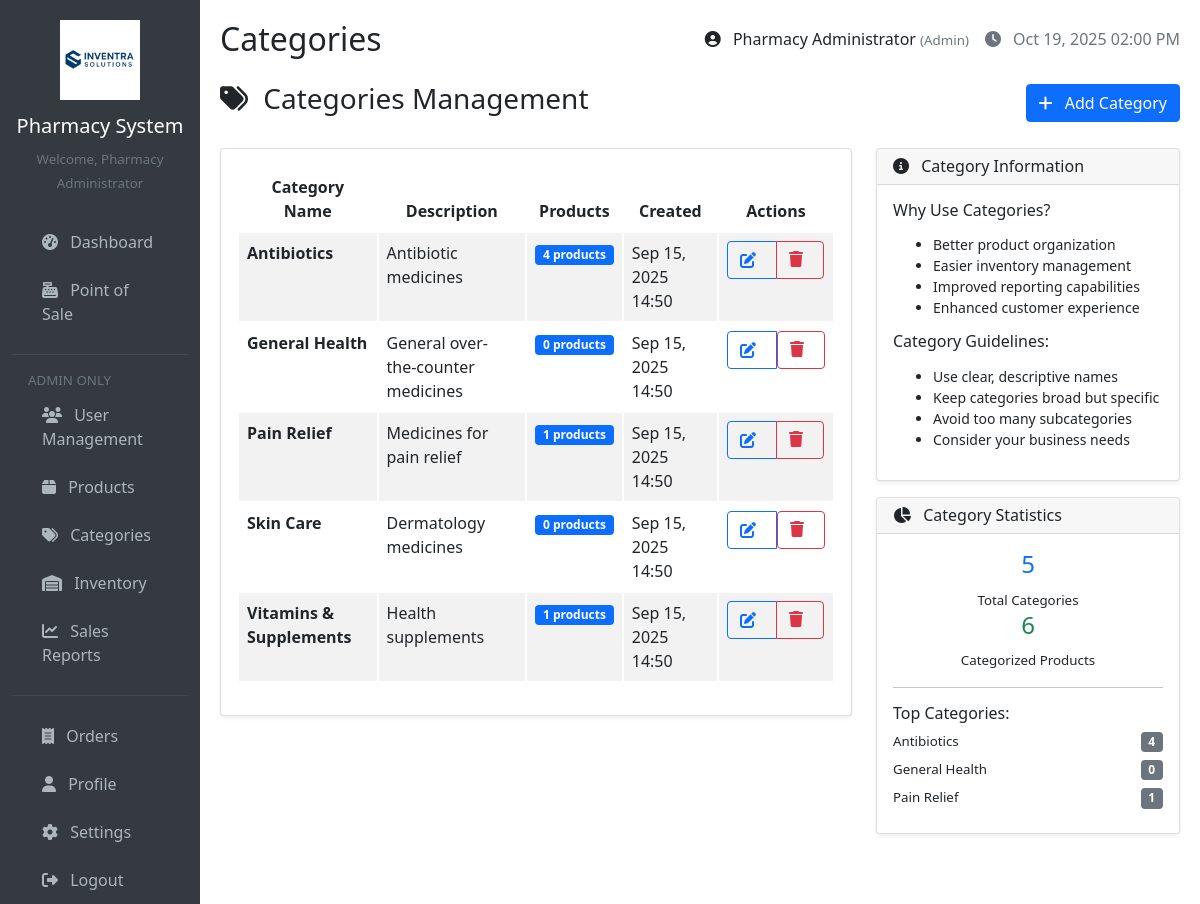
/pages/categories.php (signed in), run on the app's committed database.
### tables this page shows
CREATE TABLE `categories` (
  `id` int(11) NOT NULL,
  `name` varchar(100) NOT NULL,
  `description` text DEFAULT NULL,
  `created_at` timestamp NOT NULL DEFAULT current_timestamp(),
  `updated_at` timestamp NOT NULL DEFAULT current_timestamp() ON UPDATE current_timestamp()
);

### config/database.php (called while the page is built, shortened)
<?php
function getConnection() {
    $connection = new mysqli(DB_HOST, DB_USER, DB_PASS, DB_NAME);
    $connection->set_charset("utf8");
    return $connection;
}
function executeQuery($query, $types = '', $params = []) {
    $conn = getConnection();
    $stmt = $conn->prepare($query);
    $stmt->execute();
    $result = $stmt->get_result();
    if ($result) {
        $data = $result->fetch_all(MYSQLI_ASSOC);
        return $data;
    }
    return false;
}
?>

### includes/functions.php (called while the page is built, shortened)
<?php
function formatDate($date, $format = 'M d, Y H:i') {
    return date($format, strtotime($date));
}
function sanitizeInput($data) {
    return htmlspecialchars(trim($data), ENT_QUOTES, 'UTF-8');
}
?>

### pages/categories.php (the view, shortened to what this page needs)
<?php
require_once '../includes/header.php';
$action = isset($_GET['action']) ? $_GET['action'] : 'list';
if ($action == 'list') {
    $categoriesQuery = "SELECT c.*, COUNT(p.id) as product_count
                       FROM categories c
                       LEFT JOIN products p ON c.id = p.category_id
                       GROUP BY c.id
                       ORDER BY c.name";
    $categories = executeQuery($categoriesQuery);
}
?>
<?php if ($action == 'list'): ?>
    <div class="d-flex justify-content-between align-items-center mb-4">
        <h3><i class="fas fa-tags"></i> Categories Management</h3>
        <a href="?action=add" class="btn btn-primary">
            <i class="fas fa-plus"></i> Add Category
        </a>
    </div>
    <div class="row">
        <div class="col-md-8">
            <div class="card">
                <div class="card-body">
                    <div class="table-responsive">
                        <table class="table table-striped">
                            <thead>
                                <tr>
                                    <th>Category Name</th>
                                    <th>Description</th>
                                    <th>Products</th>
                                    <th>Created</th>
                                    <th>Actions</th>
                                </tr>
                            </thead>
                            <tbody>
                                <?php if (empty($categories)): ?>
                                    <tr>
                                        <td colspan="5" class="text-center py-4">
                                            <i class="fas fa-tags fa-3x text-muted mb-3"></i>
                                            <h5 class="text-muted">No categories found</h5>
                                            <a href="?action=add" class="btn btn-primary">Add First Category</a>
                                        </td>
                                    </tr>
                                <?php else: ?>
                                    <?php foreach ($categories as $cat): ?>
                                        <tr>
                                            <td>
                                                <strong><?php echo sanitizeInput($cat['name']); ?></strong>
                                            </td>
                                            <td>
                                                <?php echo $cat['description'] ? sanitizeInput($cat['description']) : '<span class="text-muted">No description</span>'; ?>
                                            </td>
                                            <td>
                                                <span class="badge bg-primary"><?php echo $cat['product_count']; ?> products</span>
                                            </td>
                                            <td><?php echo formatDate($cat['created_at']); ?></td>
                                            <td>
                                                <div class="btn-group btn-group-sm">
                                                    <a href="?action=edit&id=<?php echo $cat['id']; ?>" class="btn btn-outline-primary">
                                                        <i class="fas fa-edit"></i>
                                                    </a>
                                                    <?php if ($cat['product_count'] == 0): ?>
                                                        <form method="POST" class="d-inline" onsubmit="return confirm('Are you sure?')">
                                                            <button type="submit" name="delete_category" class="btn btn-outline-danger">
                                                                <i class="fas fa-trash"></i>
                                                            </button>
                                                        </form>
                                                    <?php else: ?>
                                                        <button class="btn btn-outline-danger" disabled title="Cannot delete category with products">
                                                            <i class="fas fa-trash"></i>
                                                        </button>
                                                    <?php endif; ?>
                                                </div>
                                            </td>
                                        </tr>
                                    <?php endforeach; ?>
                                <?php endif; ?>
                            </tbody>
                        </table>
                    </div>
                </div>
            </div>
        </div>
        <div class="col-md-4">
            <div class="card">
                <div class="card-header">
                    <h6 class="card-title mb-0">
                        <i class="fas fa-info-circle"></i> Category Information
                    </h6>
                </div>
                <div class="card-body">
                    <h6>Why Use Categories?</h6>
                    <ul class="small">
                        <li>Better product organization</li>
                        <li>Easier inventory management</li>
                        <li>Improved reporting capabilities</li>
                        <li>Enhanced customer experience</li>
                    </ul>
                    <h6>Category Guidelines:</h6>
                    <ul class="small">
                        <li>Use clear, descriptive names</li>
                        <li>Keep categories broad but specific</li>
                        <li>Avoid too many subcategories</li>
                        <li>Consider your business needs</li>
                    </ul>
                </div>
            </div>
            <div class="card mt-3">
                <div class="card-header">
                    <h6 class="card-title mb-0">
                        <i class="fas fa-chart-pie"></i> Category Statistics
                    </h6>
                </div>
                <div class="card-body">
                    <?php if (!empty($categories)): ?>
                        <div class="row text-center">
                            <div class="col-6">
                                <h4 class="text-primary"><?php echo count($categories); ?></h4>
                                <small>Total Categories</small>
                            </div>
                            <div class="col-6">
                                <h4 class="text-success">
                                    <?php
                                    $totalProducts = array_sum(array_column($categories, 'product_count'));
                                    echo $totalProducts;
                                    ?>
                                </h4>
                                <small>Categorized Products</small>
                            </div>
                        </div>
                        <hr>
                        <h6>Top Categories:</h6>
                        <?php
                        $topCategories = array_slice($categories, 0, 3);
                        foreach ($topCategories as $topCat):
                        ?>
                            <div class="d-flex justify-content-between align-items-center mb-2">
                                <small><?php echo sanitizeInput($topCat['name']); ?></small>
                                <span class="badge bg-secondary"><?php echo $topCat['product_count']; ?></span>
                            </div>
                        <?php endforeach; ?>
                    <?php else: ?>
                        <p class="text-muted text-center">No categories created yet</p>
                    <?php endif; ?>
                </div>
            </div>
        </div>
    </div>
<?php endif; ?>
<?php require_once '../includes/footer.php'; ?>

### data on the page
categories: name "Antibiotics", description "Antibiotic medicines", product_count "4", created_at "Sep 15, 2025 14:50"
categories: name "General Health", description "General over-the-counter medicines", product_count "0", created_at "Sep 15, 2025 14:50"
categories: name "Pain Relief", description "Medicines for pain relief", product_count "1", created_at "Sep 15, 2025 14:50"
categories: name "Skin Care", description "Dermatology medicines", product_count "0", created_at "Sep 15, 2025 14:50"
categories: name "Vitamins & Supplements", description "Health supplements", product_count "1", created_at "Sep 15, 2025 14:50"

### other printed values
sanitizeInput($_SESSION['full_name']) "Pharmacy Administrator"
basename($_SERVER['PHP_SELF'], '.php') "Categories"
$_SESSION['role'] "Admin"
count($categories) "5"
$totalProducts "6"
